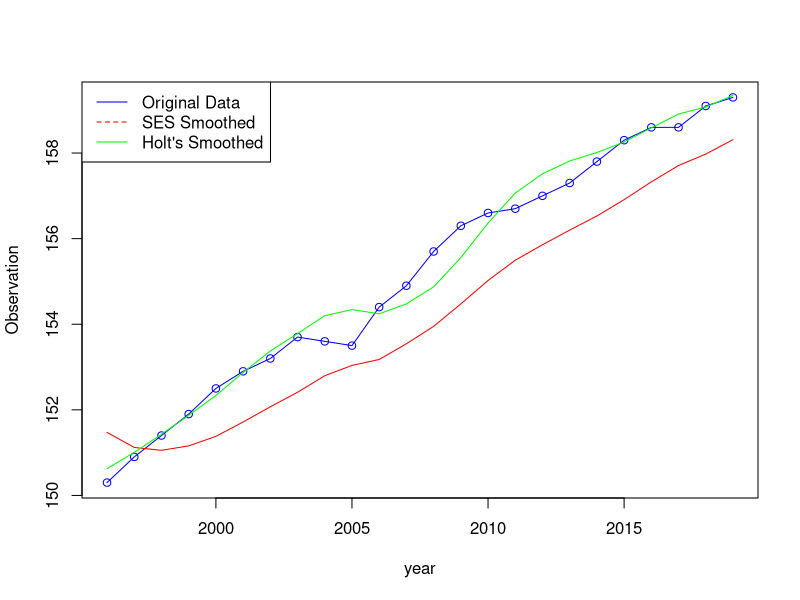
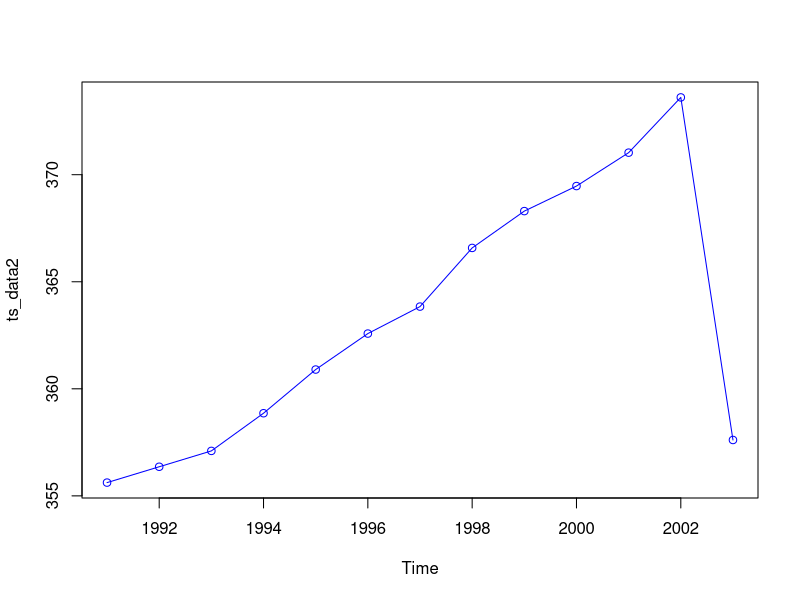
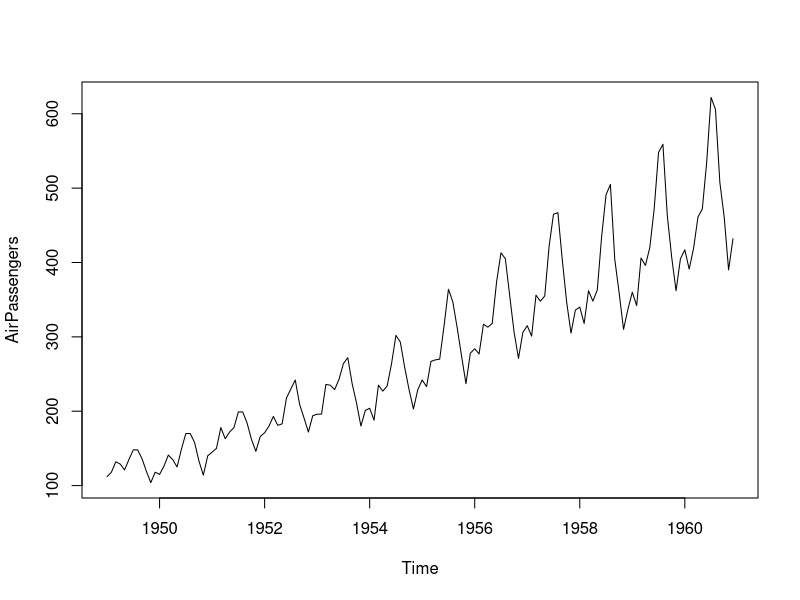
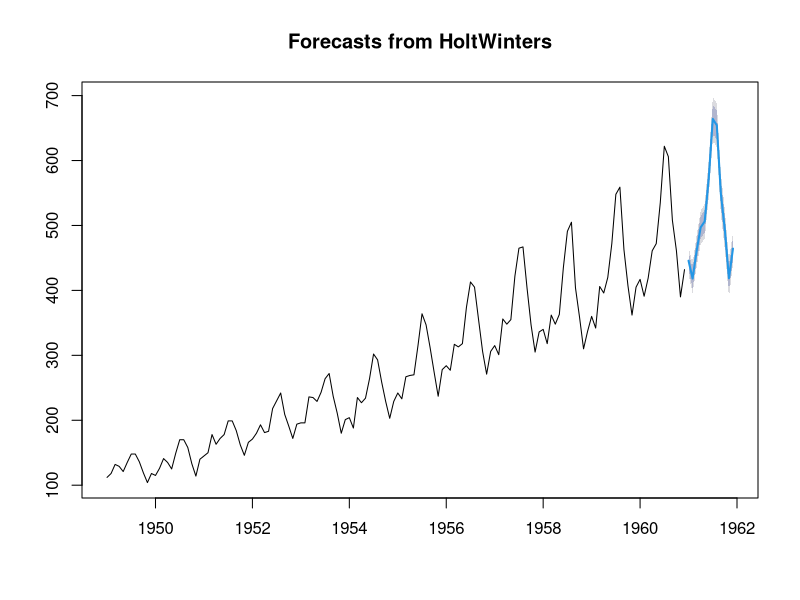

These charts were generated, in order, by the following R code:
library(forecast)

year <- 1996:2019
obs <- c(150.3,150.9,151.4,151.9,152.5,152.9,153.2,153.7,153.6,153.5,154.4,154.9,155.7,156.3,156.6,156.7,157,
         157.3,157.8,158.3,158.6,158.6,159.1,159.3)

ts_data = ts(obs , start = min(year) ,frequency = 1)

#ex. smoothing
alpha = 0.3
ses_model = ses(ts_data,alpha=alpha)
ses_model

#holt
beta = 0.2
holt_model = holt(ts_data,alpha = alpha , beta = beta)
holt_model

#plot
plot(ts_data,type='o',col='blue',xlab = "year",ylab="Observation")
lines(ses_model$fitted , col = 'red')
lines(holt_model$fitted , col = "green")

legend("topleft",legend = c("Original Data", "SES Smoothed", "Holt's Smoothed"),
       col = c('blue','red','green'),lty=1:2)


#question 2
library(ggplot2)

year = 1991:2003
obs =  c(355.62, 356.36, 357.1, 358.86, 360.9, 362.58, 363.84, 366.58, 368.3, 369.47, 371.03, 373.61, 357.61)

ts_data2 = ts(obs,start=min(year),frequency=1)

plot(ts_data2 , type='o',col='blue')

#moving avg
moving_avg_manual = function(data,window_size){
  n = length(data)
  ma = rep(NA,n)
  for (i in seq(window_size,n)){
    ma[i] = mean(data[(i-window_size+1):i])
  }
  return(ma)
}
moving_avg <- filter(ts_data2, filter=rep(1/3, 3), sides=1)

window_size = 3
ma_model = moving_avg_manual(ts_data2,window_size)
ma_model

forcast_2004 = tail(ma_model,1)
cat("Forecasted CO2 Concentration for 2004 using 3-Year Moving Average: ", forcast_2004, "\n")


#question3
data = data('AirPassengers')

plot(AirPassengers )

#applying Holt-Winter Multipicative model
HoltWinters_model = HoltWinters(AirPassengers,gamma = TRUE , seasonal = 'multiplicative')
HoltWinters_model

#forcast for 12 month
forecast_value = forecast(HoltWinters_model, h = 12)
forecast_value

plot(forecast_value)
